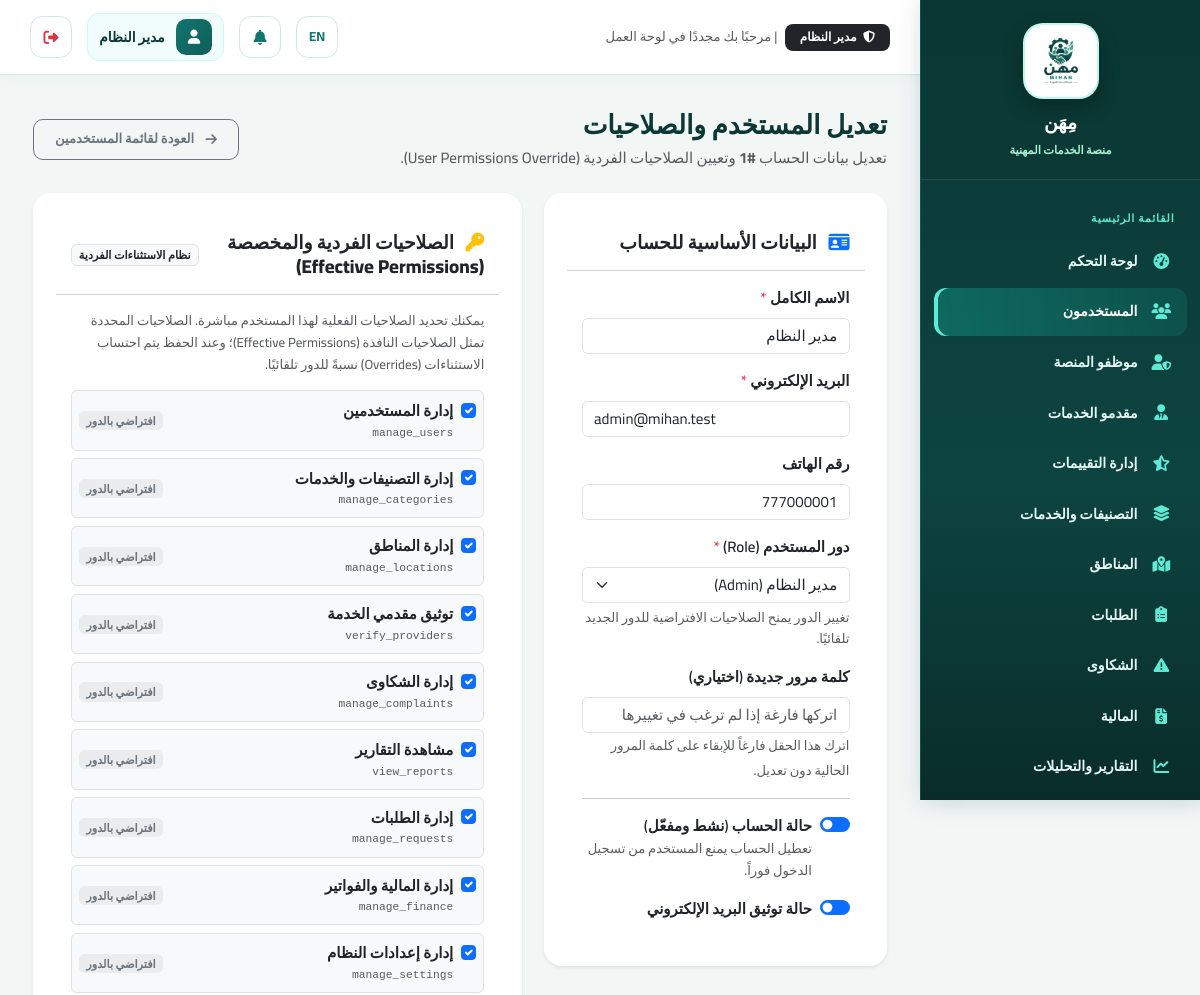
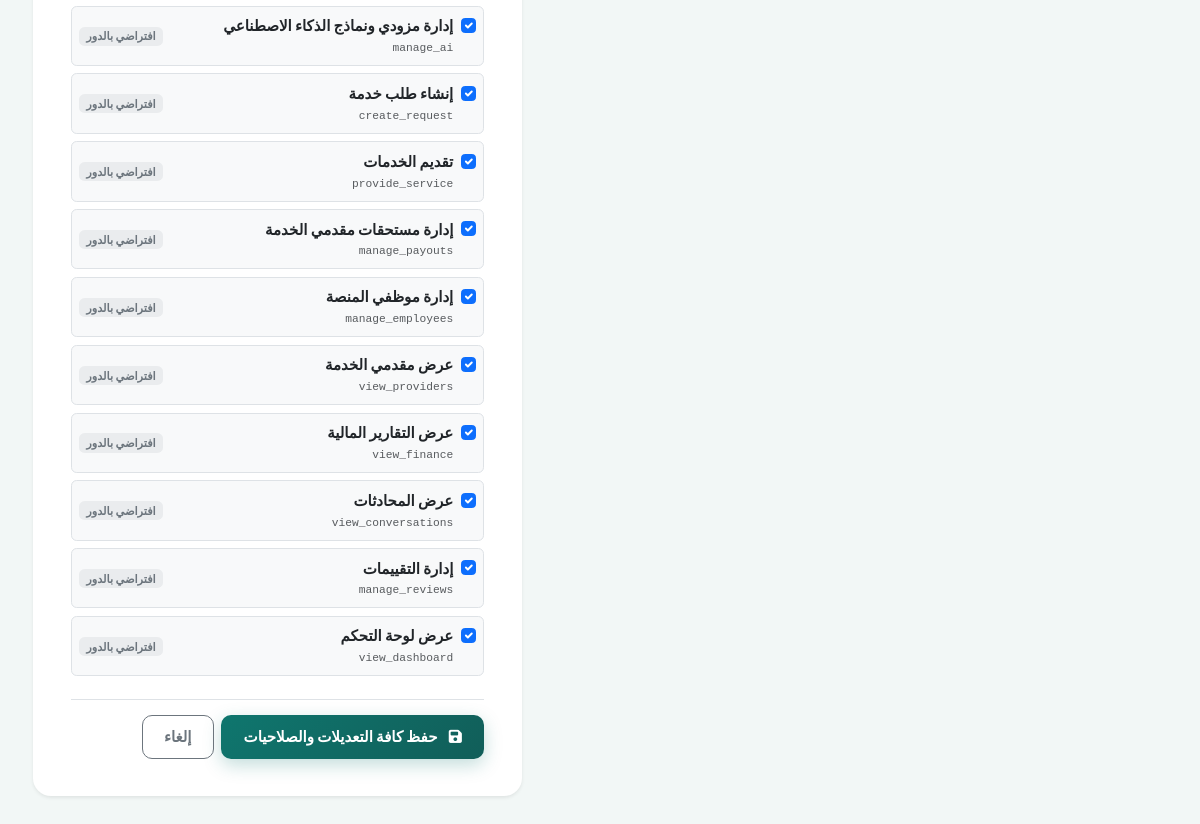
Page /admin/users/1/edit (signed in) on the committed database (2 pictures, top to bottom).
### tables this page shows
CREATE TABLE `system_settings` (
  `id` int(11) NOT NULL,
  `key` varchar(100) NOT NULL,
  `value` text DEFAULT NULL,
  `updated_at` datetime DEFAULT current_timestamp() ON UPDATE current_timestamp()
);

CREATE TABLE `users` (
  `id` int(11) NOT NULL,
  `name` varchar(150) NOT NULL,
  `email` varchar(150) NOT NULL,
  `phone` varchar(20) DEFAULT NULL,
  `password_hash` varchar(255) NOT NULL,
  `role` enum('customer','provider','employee','admin') NOT NULL DEFAULT 'customer',
  `profile_photo` varchar(255) DEFAULT NULL,
  `is_active` tinyint(1) NOT NULL DEFAULT 1,
  `is_verified_email` tinyint(1) NOT NULL DEFAULT 0,
  `created_at` datetime DEFAULT current_timestamp(),
  `updated_at` datetime DEFAULT current_timestamp() ON UPDATE current_timestamp()
);

CREATE TABLE `permissions` (
  `id` int(11) NOT NULL,
  `key` varchar(100) NOT NULL,
  `description` varchar(255) DEFAULT NULL
);

### app/views/admin/user_edit.php (the view, shortened to what the rows shown need)
<div class="d-flex justify-content-between align-items-center mb-4">
  <div>
    <h3 class="mb-1">تعديل المستخدم والصلاحيات</h3>
    <p class="text-muted mb-0">تعديل بيانات الحساب <strong>#<?= (int)$user['id'] ?></strong> وتعيين الصلاحيات الفردية (User Permissions Override).</p>
  </div>
  <a href="<?= url('/admin/users') ?>" class="btn btn-outline-secondary btn-sm">
    <i class="fa-solid fa-arrow-right me-1"></i> العودة لقائمة المستخدمين
  </a>
</div>
<form method="POST" action="<?= url('/admin/users/' . $user['id'] . '/update') ?>" class="row g-4">
  <div class="col-lg-5">
    <div class="card shadow-sm border-0 mb-4">
      <div class="card-header bg-white py-3">
        <h5 class="card-title mb-0"><i class="fa-solid fa-id-card me-2 text-primary"></i> البيانات الأساسية للحساب</h5>
      </div>
      <div class="card-body">
        <div class="mb-3">
          <label class="form-label fw-semibold">الاسم الكامل <span class="text-danger">*</span></label>
          <input type="text" name="name" class="form-control" value="<?= e($user['name']) ?>" required minlength="3" maxlength="150">
        </div>
        <div class="mb-3">
          <label class="form-label fw-semibold">البريد الإلكتروني <span class="text-danger">*</span></label>
          <input type="email" name="email" class="form-control" value="<?= e($user['email']) ?>" required>
        </div>
        <div class="mb-3">
          <label class="form-label fw-semibold">رقم الهاتف</label>
          <input type="text" name="phone" class="form-control" value="<?= e($user['phone'] ?? '') ?>" placeholder="مثال: 777000000">
        </div>
        <div class="mb-3">
          <label class="form-label fw-semibold">دور المستخدم (Role) <span class="text-danger">*</span></label>
          <select name="role" class="form-select" id="roleSelect" required>
            <option value="admin" <?= $user['role'] === 'admin' ? 'selected' : '' ?>>مدير النظام (Admin)</option>
          </select>
          <small class="text-muted d-block mt-1">تغيير الدور يمنح الصلاحيات الافتراضية للدور الجديد تلقائيًا.</small>
        </div>
        <div class="mb-3">
          <label class="form-label fw-semibold">كلمة مرور جديدة (اختياري)</label>
          <input type="password" name="password" class="form-control" placeholder="اتركها فارغة إذا لم ترغب في تغييرها" minlength="6">
          <small class="text-muted">اترك هذا الحقل فارغاً للإبقاء على كلمة المرور الحالية دون تعديل.</small>
        </div>
        <hr class="my-3">
        <div class="mb-3 form-check form-switch">
          <input class="form-check-input" type="checkbox" name="is_active" value="1" id="isActiveCheck" <?= (int)$user['is_active'] === 1 ? 'checked' : '' ?>>
          <label class="form-check-label fw-semibold" for="isActiveCheck">حالة الحساب (نشط ومفعّل)</label>
          <small class="text-muted d-block">تعطيل الحساب يمنع المستخدم من تسجيل الدخول فوراً.</small>
        </div>
        <div class="mb-2 form-check form-switch">
          <input class="form-check-input" type="checkbox" name="is_verified_email" value="1" id="isVerifiedCheck" <?= (int)$user['is_verified_email'] === 1 ? 'checked' : '' ?>>
          <label class="form-check-label fw-semibold" for="isVerifiedCheck">حالة توثيق البريد الإلكتروني</label>
        </div>
      </div>
    </div>
  </div>
  <div class="col-lg-7">
    <div class="card shadow-sm border-0">
      <div class="card-header bg-white py-3 d-flex justify-content-between align-items-center">
        <h5 class="card-title mb-0"><i class="fa-solid fa-key me-2 text-warning"></i> الصلاحيات الفردية والمخصصة (Effective Permissions)</h5>
        <span class="badge bg-light text-dark border">نظام الاستثناءات الفردية</span>
      </div>
      <div class="card-body">
        <p class="small text-muted mb-3">
          يمكنك تحديد الصلاحيات الفعلية لهذا المستخدم مباشرة. الصلاحيات المحددة تمثل الصلاحيات النافذة (Effective Permissions)؛ وعند الحفظ يتم احتساب الاستثناءات (Overrides) نسبةً للدور تلقائيًا.
        </p>
        <div class="row g-2">
          <?php foreach ($user['permissions_catalogue'] as $p): ?>
            <div class="col-12">
              <div class="border rounded p-2 d-flex justify-content-between align-items-center <?= $p['is_allowed'] ? 'bg-light' : '' ?>">
                <div class="form-check mb-0">
                  <input class="form-check-input perm-checkbox" type="checkbox" name="permissions[]" value="<?= e($p['key']) ?>" id="perm_<?= e($p['key']) ?>" <?= $p['is_allowed'] ? 'checked' : '' ?>>
                  <label class="form-check-label fw-semibold text-dark" for="perm_<?= e($p['key']) ?>">
                    <?= e($p['description'] ?: $p['key']) ?>
                  </label>
                  <div class="small text-muted font-monospace" style="font-size:0.75rem;"><?= e($p['key']) ?></div>
                </div>
                <div>
                  <?php if ($p['is_role_default']): ?>
                    <span class="badge bg-secondary bg-opacity-10 text-secondary" style="font-size:0.75rem;">افتراضي بالدور</span>
                  <?php endif; ?>
                </div>
              </div>
            </div>
          <?php endforeach; ?>
        </div>
        <div class="mt-4 pt-3 border-top d-flex gap-2">
          <button type="submit" class="btn btn-primary px-4">
            <i class="fa-solid fa-floppy-disk me-1"></i> حفظ كافة التعديلات والصلاحيات
          </button>
          <a href="<?= url('/admin/users') ?>" class="btn btn-outline-secondary">إلغاء</a>
        </div>
      </div>
    </div>
  </div>
</form>

### app/core/Router.php (shortened to what the rows shown need)
<?php
class Router
{
    private array $routes = [];
    private function add(string $method, string $path, string $handler): void
    {
        $this->routes[] = compact('method', 'path', 'handler');
    }
    public function dispatch(string $method, string $uri): void
    {
        $uri = strtok($uri, '?');
        $base = BASE_PATH;
        if ($base !== '' && strpos($uri, $base) === 0) {
            $uri = substr($uri, strlen($base));
        }
        $uri = rtrim($uri, '/');
        foreach ($this->routes as $route) {
            if ($route['method'] !== $method) continue;
            $pattern = preg_replace('#\{[a-zA-Z_]+\}#', '([^/]+)', $route['path']);
            $pattern = '#^' . $pattern . '$#u';
            if (preg_match($pattern, $uri, $matches)) {
                array_shift($matches);
                [$controllerName, $methodName] = explode('@', $route['handler']);
                $controller = new $controllerName();
                call_user_func_array([$controller, $methodName], $matches);
                return;
            }
        }
    }
}

### app/views/partials/sidebar.php (shortened to what the rows shown need)
<?php
$role=Auth::role(); $current=parse_url($_SERVER['REQUEST_URI']??'',PHP_URL_PATH) ?: '/';
$links=[];
if($role==='customer') $links=[['fa-gauge-high',__('dashboard'),'/customer/dashboard'],['fa-list-check',__('my_requests'),'/customer/requests'],['fa-file-invoice-dollar','المالية والفواتير','/customer/finance'],['fa-plus-circle',__('new_request'),'/customer/requests/create'],['fa-comment-dots',__('smart_assistant'),'/customer/ai/assistant'],['fa-user-gear',__('search'),'/providers'],['fa-triangle-exclamation',__('complaints'),'/customer/complaints'],['fa-user',__('profile'),'/customer/profile']];
elseif($role==='provider') $links=[['fa-gauge-high',__('dashboard'),'/provider/dashboard'],['fa-inbox',__('incoming_requests'),'/provider/requests'],['fa-wallet','المالية والمدفوعات','/provider/finance'],['fa-star',__('reviews'),'/provider/reviews'],['fa-id-card',__('professional_profile'),'/provider/profile']];
elseif($role==='admin') $links=[['fa-gauge-high',__('dashboard'),'/admin/dashboard'],['fa-users',__('users'),'/admin/users'],['fa-user-shield','موظفو المنصة','/admin/employees'],['fa-user-tie',__('providers'),'/admin/providers'],['fa-star-half-stroke',__('review_management'),'/admin/reviews'],['fa-layer-group',__('categories_services'),'/admin/categories'],['fa-map-location-dot',__('locations'),'/admin/locations'],['fa-clipboard-list',__('requests'),'/admin/requests'],['fa-triangle-exclamation',__('complaints'),'/admin/complaints'],['fa-file-invoice-dollar',__('finance'),'/admin/finance'],['fa-chart-line',__('reports_analytics'),'/admin/reports'],['fa-bell',__('notifications'),'/admin/notifications'],['fa-brain',__('ai'),'/admin/ai'],['fa-chalkboard-teacher','ماهر AI','/admin/mahir'],['fa-gear',__('settings'),'/admin/settings']];
?>
<aside class="dash-sidebar">
 <div class="sidebar-brand"><a href="<?= url('/') ?>" class="sidebar-brand-link"><img class="sidebar-logo" src="<?= asset('images/logo-mihan-original.png') ?>" alt="<?= e(__('app_name')) ?>"><span class="sidebar-brand-text"><?= e(setting('site_name', __('app_name'))) ?><small><?= __('professional_services_platform') ?></small></span></a></div>
 <ul class="sidebar-nav"><li class="sidebar-section"><?= __('main_menu') ?></li>
 <?php foreach($links as $link): $active=str_starts_with($current,rtrim(BASE_PATH.$link[2],'/')); ?><li><a class="<?= $active?'active':'' ?>" href="<?= url($link[2]) ?>"><i class="fa-solid <?= $link[0] ?>"></i><span><?= e($link[1]) ?></span></a></li><?php endforeach; ?>
 </ul>
</aside>

### app/views/partials/topbar.php (shortened to what the rows shown need)
<?php
$userRole = Auth::role();
$roleBadge = [
    'admin' => ['label' => 'مدير النظام', 'color' => 'bg-dark text-white'],
    'employee' => ['label' => 'موظف المنصة', 'color' => 'bg-primary text-white'],
    'provider' => ['label' => 'مقدم خدمة', 'color' => 'bg-info text-dark'],
    'customer' => ['label' => 'عميل مستفيد', 'color' => 'bg-success text-white'],
][$userRole] ?? ['label' => $userRole, 'color' => 'bg-secondary text-white'];
?>
<header class="dash-topbar">
  <div class="d-none d-md-flex align-items-center gap-2">
    <span class="badge <?= $roleBadge['color'] ?> px-3 py-2 fw-bold" style="font-size: 0.8rem; border-radius: 8px;">
      <i class="fa-solid fa-shield-halved me-1"></i> <?= $roleBadge['label'] ?>
    </span>
    <span class="text-muted small">| مرحبًا بك مجددًا في لوحة العمل</span>
  </div>
  <div class="ms-auto d-flex align-items-center gap-2 gap-md-3">
    <a href="<?= e(langUrl(currentLang() === 'ar' ? 'en' : 'ar')) ?>" class="icon-btn" title="تبديل اللغة">
      <span class="fw-bold small"><?= currentLang() === 'ar' ? 'EN' : 'ع' ?></span>
    </a>
    <a href="<?= url(Auth::role() . '/notifications') ?>" class="icon-btn position-relative" title="الإشعارات والتنبيهات">
      <i class="fa-solid fa-bell"></i>
    </a>
    <div class="dash-user">
      <span class="dash-user-avatar">
        <i class="fa-solid fa-user"></i>
      </span>
      <span class="dash-user-name fw-bold"><?= e(Auth::name()) ?></span>
    </div>
    <form method="POST" action="<?= url('/logout') ?>" class="d-inline">
      <button type="submit" class="icon-btn text-danger" title="<?= e(__('logout')) ?>">
        <i class="fa-solid fa-right-from-bracket"></i>
      </button>
    </form>
  </div>
</header>

### rows in the picture
system_settings: value "مِهَن"
users: role "مدير النظام", name "مدير النظام", id "1", email "admin@mihan.test", phone "777000001", role "مدير النظام (Admin)", is_active "☑", is_verified_email "☑"
permissions: description "إدارة المستخدمين", key "manage_users"
permissions: description "إدارة التصنيفات والخدمات", key "manage_categories"
permissions: description "إدارة المناطق", key "manage_locations"
permissions: description "توثيق مقدمي الخدمة", key "verify_providers"
permissions: description "إدارة الشكاوى", key "manage_complaints"
permissions: description "مشاهدة التقارير", key "view_reports"
permissions: description "إدارة الطلبات", key "manage_requests"
permissions: description "إدارة المالية والفواتير", key "manage_finance"
permissions: description "إدارة إعدادات النظام", key "manage_settings"
permissions: description "إدارة مزودي ونماذج الذكاء الاصطناعي", key "manage_ai"
permissions: description "إنشاء طلب خدمة", key "create_request"
permissions: description "تقديم الخدمات", key "provide_service"
permissions: description "إدارة مستحقات مقدمي الخدمة", key "manage_payouts"
permissions: description "إدارة موظفي المنصة", key "manage_employees"
permissions: description "عرض مقدمي الخدمة", key "view_providers"
permissions: description "عرض التقارير المالية", key "view_finance"
permissions: description "عرض المحادثات", key "view_conversations"
permissions: description "إدارة التقييمات", key "manage_reviews"
permissions: description "عرض لوحة التحكم", key "view_dashboard"

### other values in the picture
$link[1] "لوحة التحكم"
$link[1] "المستخدمون"
$link[1] "موظفو المنصة"
$link[1] "مقدمو الخدمات"
$link[1] "إدارة التقييمات"
$link[1] "التصنيفات والخدمات"
$link[1] "المناطق"
$link[1] "الطلبات"
$link[1] "الشكاوى"
$link[1] "المالية"
$link[1] "التقارير والتحليلات"
